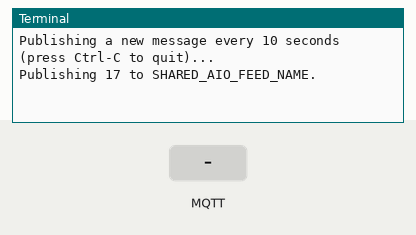
Bench run of a program on a simulated Raspberry Pi (BCM pin numbers). Parts: the last lines printed to the terminal. Inputs (shaded band) come from the test bench. Random numbers come from a fixed seed; no MQTT or app messages arrive unless stated.

Above: at 1.3 s.
1.4 s: MQTT message "1" arrives on the first subscribed topic
At 2.4 s:
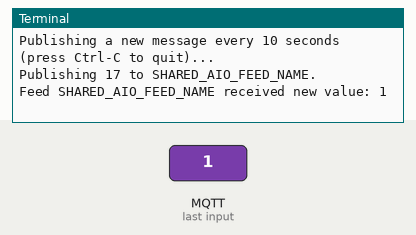
2.9 s: MQTT message "on" arrives on the first subscribed topic
At 3.6 s:
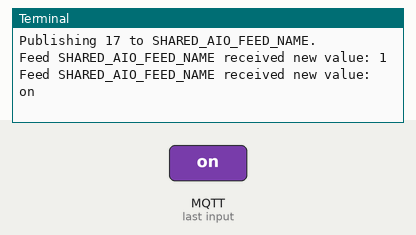
4.4 s: MQTT message "off" arrives on the first subscribed topic
At 5.9 s:
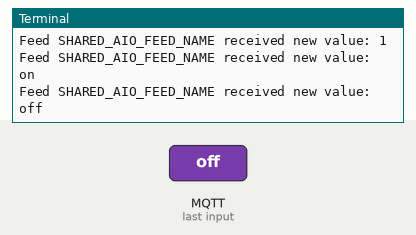

Measured:
- after the input at 1.4 s, the terminal: prints a new line at once (image 1)
- after the input at 2.9 s, the terminal: prints a new line at once (image 2)
- after the input at 4.4 s, the terminal: prints a new line at once (image 3)

The program:

adafruit_1.py
```python
# Import standard python modules.
import sys
import time
import random

# Import Adafruit IO MQTT client.
from Adafruit_IO import MQTTClient

# Set to your Adafruit IO key.
# Remember, your key is a secret,
# so make sure not to publish it when you publish this code!
ADAFRUIT_IO_KEY = 'YOUR_AIO_KEY'

# Set to your Adafruit IO username.
# (go to https://accounts.adafruit.com to find your username)
ADAFRUIT_IO_USERNAME = 'YOUR_AIO_USERNAME'

# Shared IO Feed
# Make sure you have read AND write access to this feed to publish.
IO_FEED = 'SHARED_AIO_FEED_NAME'

# IO Feed Owner's username
IO_FEED_USERNAME = 'SHARED_AIO_FEED_USERNAME'


# Define callback functions which will be called when certain events happen.
def connected(client):
    """Connected function will be called when the client connects.
    """
    client.subscribe(IO_FEED, IO_FEED_USERNAME)

def disconnected(client):
    """Disconnected function will be called when the client disconnects.
    """
    print('Disconnected from Adafruit IO!')
    sys.exit(1)

def message(client, feed_id, payload):
    """Message function will be called when a subscribed feed has a new value.
    The feed_id parameter identifies the feed, and the payload parameter has
    the new value.
    """
    print('Feed {0} received new value: {1}'.format(feed_id, payload))


# Create an MQTT client instance.
client = MQTTClient(ADAFRUIT_IO_USERNAME, ADAFRUIT_IO_KEY)

# Setup the callback functions defined above.
client.on_connect       =   connected
client.on_disconnect    =   disconnected
client.on_message       =   message

# Connect to the Adafruit IO server.
client.connect()

client.loop_background()
print('Publishing a new message every 10 seconds (press Ctrl-C to quit)...')

while True:
    value = random.randint(0, 100)
    print('Publishing {0} to {1}.'.format(value, IO_FEED))
    client.publish(IO_FEED, value, IO_FEED_USERNAME)
    time.sleep(10)
    client.on_message
```
